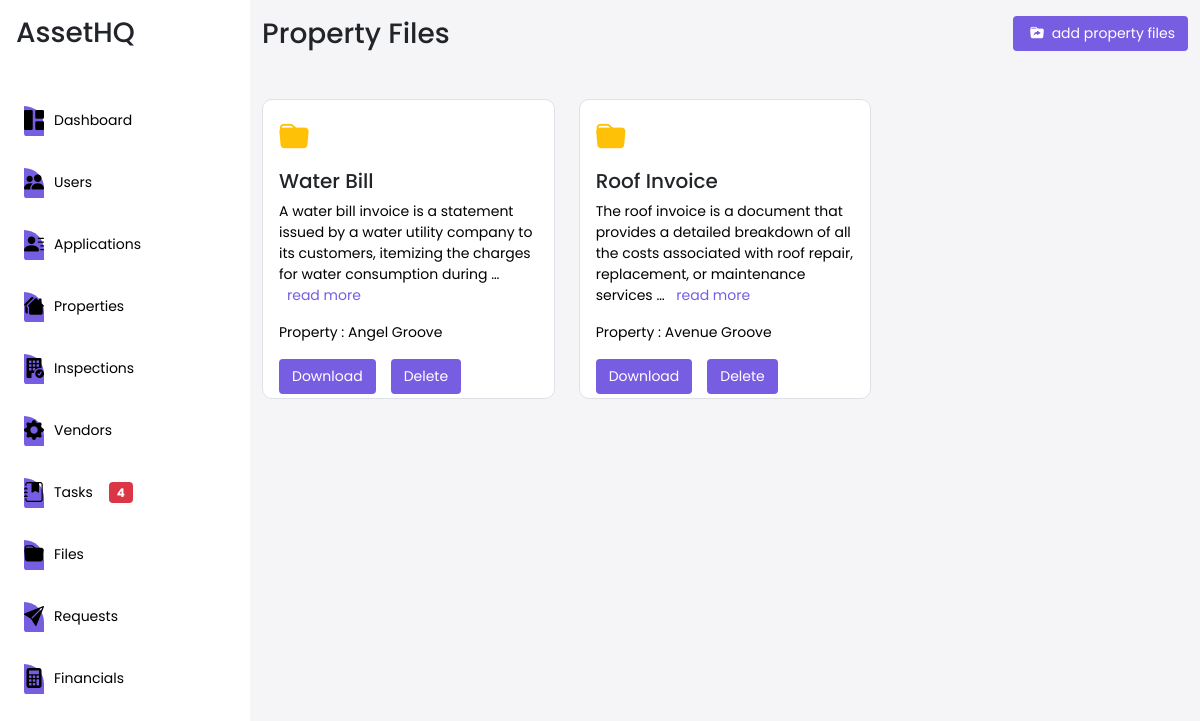
Screenshot of /Documents/property-documents with the database file from the repository.
### Documents/models.py (models this page shows, shortened)
class PropertyDocument(models.Model):
    property = models.ForeignKey(PropertyModel,null=True, on_delete=models.CASCADE,blank=True,default=None , related_name='Property_documents')
    file = models.FileField(null=True, blank=True,upload_to='static/Files')
    name = models.CharField(max_length=200,null=True,blank=True)
    description = models.TextField(blank=True, null=True)
    date_created = models.DateTimeField(auto_now_add=True, null=True)

### property/models.py (models this page shows, shortened)
class PropertyModel(models.Model):
    listing_number = models.CharField(max_length=200,null=True,blank=True)
    propertyName = models.CharField(max_length=200,null=True,blank=True)
    street = models.CharField(max_length=200,null=True,blank=True)
    town = models.CharField(max_length=200,null=True,blank=True)
    city = models.CharField(max_length=200,null=True,blank=True)
    postal_code = models.CharField(max_length=200,null=True,blank=True)
    province = models.CharField(max_length=200,null=True,blank=True)
    property_for = models.ForeignKey(PropertyForModel,null=True, on_delete=models.CASCADE,blank=True,default=None , related_name='property_is_for')
    property_type = models.ForeignKey(PropertyTypeModel,null=True, on_delete=models.CASCADE,blank=True,default=None , related_name='property_type')
    features_property = models.ManyToManyField(PropertyFeatures,blank=True,default=None , related_name='propertyfeatures')
    availability = models.ForeignKey(AvailabilityModel,null=True, on_delete=models.CASCADE,blank=True,default=None , related_name='property_availability')
    bedrooms = models.DecimalField(max_digits=10, decimal_places=1)
    bathrooms = models.DecimalField(max_digits=10, decimal_places=1)
    garage = models.CharField(max_length=200,null=True,blank=True)
    Floor_Size = models.DecimalField(max_digits=10, decimal_places=2)
    Erf_Size = models.DecimalField(max_digits=10, decimal_places=2)
    Description = models.TextField(blank = True)
    Furnished = models.CharField(max_length=200,null=True,blank=True)
    eletricity_type = models.ForeignKey(EletricityModel,null=True, on_delete=models.CASCADE,blank=True,default=None , related_name='eletricity_type')
    owners = models.ManyToManyField(OwnerModel,blank=True,default=None , related_name='property_owner')
    managers = models.ManyToManyField(ManagerModel,blank=True,default=None , related_name='property_managers')
    property_applications = models.ManyToManyField(ApplicationModel,blank=True,default=None , related_name='property_applicants')
    tenants = models.ManyToManyField(PropertyTenant,blank=True,default=None , related_name='listing_tenants')
    property_tenant = models.ForeignKey(ApplicationModel,null=True, on_delete=models.CASCADE,blank=True,default=None , related_name='moved_in_tenant')
    price = models.DecimalField(max_digits=10, decimal_places=2,null=True, blank=True)
    status = models.CharField(max_length=200,null=True,blank=True,default='Active')
    coverImage = models.ImageField(null=True, blank=True,upload_to='static/images')
    image1 = models.ImageField(null=True, blank=True,upload_to='static/images')
    image2 = models.ImageField(null=True, blank=True,upload_to='static/images')
    image3 = models.ImageField(null=True, blank=True,upload_to='static/images')
    updated_at = models.DateTimeField(auto_now=True)
    date_created = models.DateTimeField(auto_now_add=True, null=True)

### Documents/views.py (the view)
# urls.py: path('property-documents',views.PropertyDocuments, name='property-documents'),
def PropertyDocuments(request):
    properties_files = PropertyDocument.objects.all().order_by('-date_created')
    properties = PropertyModel.objects.all()
    context = {
        "properties_files" : properties_files,
        "properties" : properties
    }
    return render(request,'Documents/property_documents.html',context)

### Documents/templates/Documents/property_documents.html (shortened to what this page needs)
{% extends 'client/base.html' %}
{% load static %}
{% block content %}
<div class="d-flex justify-content-between">
  <div class="d-flex align-items-center">
    <h3 class="mb-0">Property Files</h3>
  </div>
  {% include 'partials/properties_documents_modal.html' %}
</div>
{% include 'partials/property_files_list.html' %}
<div class="bottom-space"></div>
{% endblock %}

### Documents/templates/partials/property_files_list.html (shortened to what this page needs)
<div class="row g-4 py-5 row-cols-1 row-cols-lg-3">
  {% for data in properties_files %}
  <div class="feature col">
    <div class="main-container p-3 file-container border" id="file-ID">
      <div class="feature-icon mb-2">
        <i class="bi bi-folder-fill text-warning file-icon"></i>
      </div>
      <h5>{{data.name}}</h5>
      {% if data.description|wordcount > 23 %}
      <p>
        {{data.description|truncatewords:23 }}
        <span class="mx-2"
          ><a class="more-link" href="#" onclick="readMore(event)">read more</a>
        </span>
      </p>
      {% else %}
      <p>{{data.description}}</p>
      {% endif %}
      <p>Property : {{data.property.propertyName}}</p>
      <div class="d-flex">
        <a href="{{ data.file.url }}">
          <button class="btn btn-style btn-margin-space">Download</button>
        </a>
        <button class="btn btn-style">Delete</button>
      </div>
    </div>
  </div>
  {% endfor %}
</div>

### client/templates/client/base.html (style rules this page uses)
:root { --primary-color: #775de2; --background-color: #e4eaff; --secondary-color: #4a4685; }
body { font-family: "Poppins", sans-serif; background-color: #f5f5f7; }
a { text-decoration: none; }
p { font-size: 14px; color: black; }
.btn-style { background-color: var(--primary-color); color: white; font-size: 14px; }
.bottom-space { height: 150px; }
.main-container { background-color: white; border-radius: 10px; }

### Documents/templates/Documents/property_documents.html (style rules this page uses)
:root { --primary-color: #775de2; --background-color: #e4eaff; --secondary-color: #4a4685; --secondary-background: #f5f5f7; }
.file-icon { font-size: 30px; }
.btn-margin-space { margin-right: 15px; }
.file-container { height: 300px; }
.more-link { color: var(--primary-color); }

### rows the page displays
PropertyDocument: name "Water Bill", description "A water bill invoice is a statement issued by a water utility company to its customers, itemizing the charges for water consumption during …", property.propertyName "Angel Groove"
PropertyDocument: name "Roof Invoice", description "The roof invoice is a document that provides a detailed breakdown of all the costs associated with roof repair, replacement, or maintenance services …", property.propertyName "Avenue Groove"
